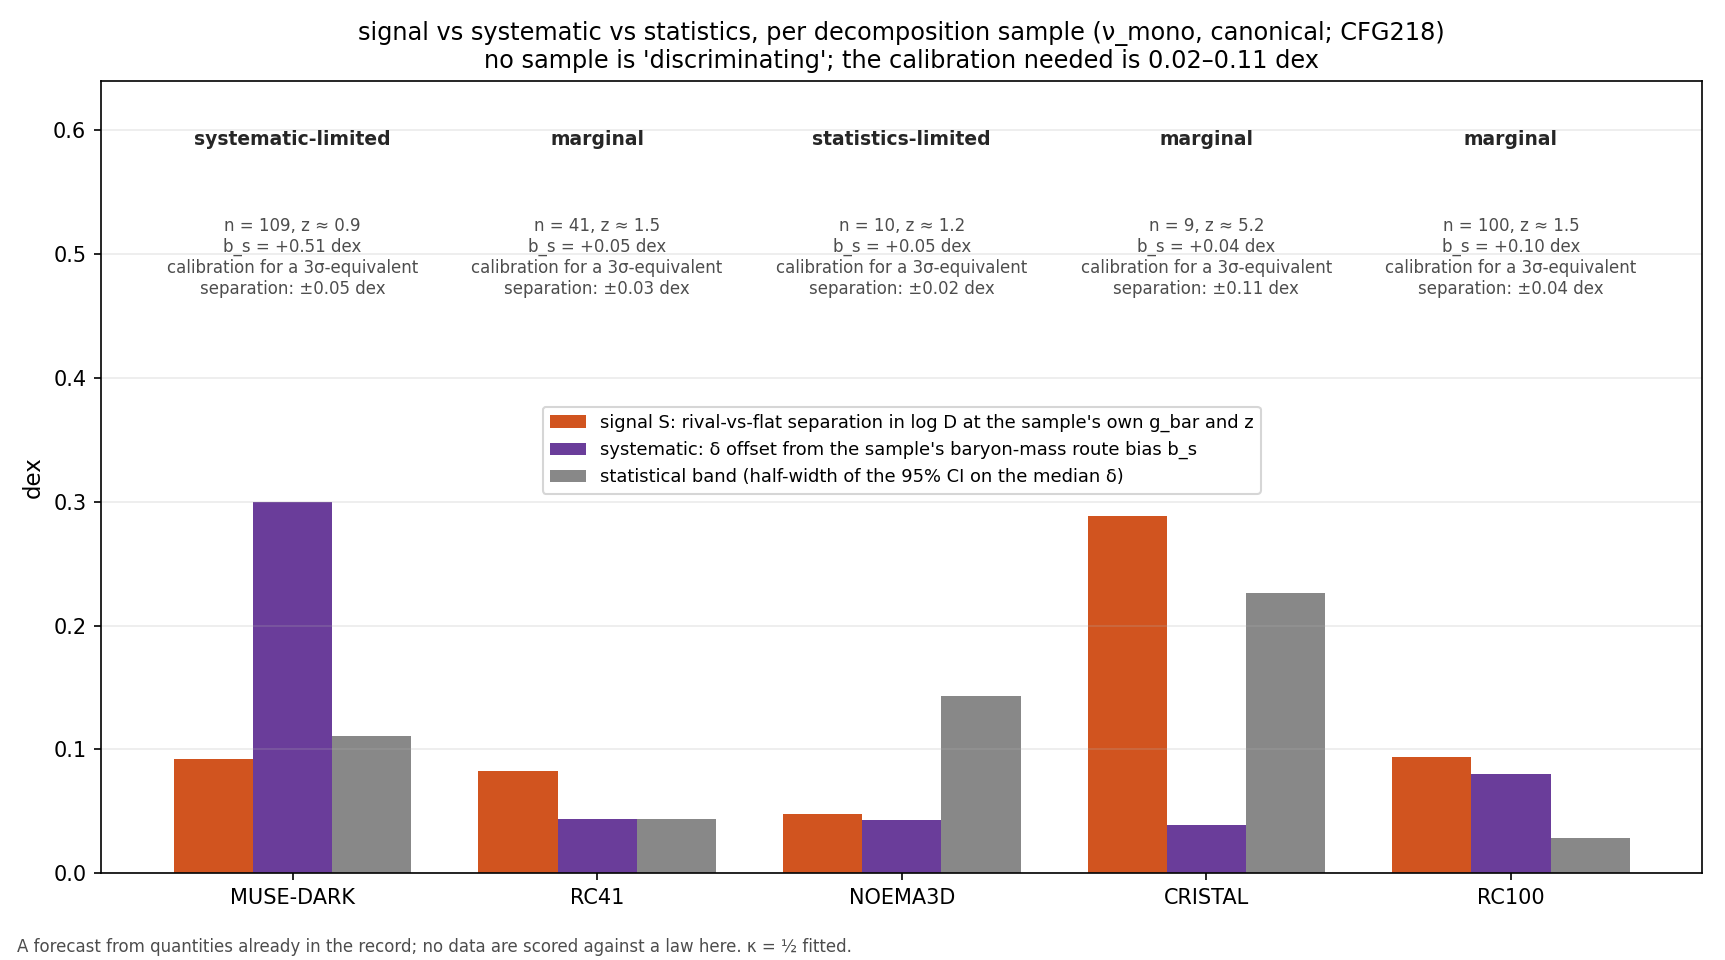

Here is the Python script that generated this plot:
#!/usr/bin/env python3
"""CFG218 -- the signal-to-systematic ladder: for each decomposition sample, the rival-vs-flat separation at its own accelerations and redshifts (signal),
the offset its baryon-mass route can produce (systematic), its statistical band, and the calibration precision needed for a 3-sigma-equivalent separation.
Frozen criteria: FROZEN_CRITERIA.md here (1a7550513), committed before any number.  kappa = 1/2 FITTED, NOT DERIVED.
A forecast built on quantities the record already holds: no data are scored against a law and no verdict is given.
Run:  python3 campaign_fresh_gravity/CFG218_signal_vs_systematic/cfg218_ladder.py        (MUTATE=1: E = 1)
"""
import os, sys, io, csv, math, json, re, contextlib
sys.dont_write_bytecode = True
import numpy as np
from scipy.optimize import brentq

LANE = os.path.dirname(os.path.abspath(__file__))
CFG = os.path.dirname(LANE)
REPO = os.path.dirname(CFG)
sys.path.insert(0, CFG)
_mut = os.environ.pop("MUTATE", None)
try:
    import CFG4_common as K
    import CFG7_common as C
finally:
    if _mut is not None:
        os.environ["MUTATE"] = _mut
MODE = (_mut or "").strip()
assert MODE in ("", "0", "1")
MUT = MODE == "1"
R = C.Report("cfg218_ladder", MUT)
P, check = R.P, R.check
P(__doc__.split("Run:")[0].strip())

G2SI = 1e6 / 3.0856775814913673e19
OM = 0.315
A0 = K.A0["canonical"]


def E(zz):
    return 1.0 if MUT else math.sqrt(OM * (1 + zz) ** 3 + 1 - OM)


def nu1(y):
    return float(K.nu_mono(np.array([y]))[0])


def gbar_of_gobs(gobs, a0):
    q = gobs / a0
    return a0 * 10 ** brentq(lambda ly: nu1(10 ** ly) * 10 ** ly - q, -80, 14, xtol=1e-14, rtol=1e-14)


# ------------------------------------------------------------------------------------------------ samples: CFG215's primary series (read-only exec) + RC100
src = open(os.path.join(CFG, "CFG215_decomposition_timeline", "cfg215_timeline.py")).read()
ns = {"__file__": os.path.join(CFG, "CFG215_decomposition_timeline", "cfg215_timeline.py"), "__name__": "cfg215"}
_e = os.environ.pop("MUTATE", None)
with contextlib.redirect_stdout(io.StringIO()):
    exec(compile(src[:src.index("# ------------------------------------------------------------------------------------------------ the two series")], "cfg215", "exec"), ns)
if _e is not None:
    os.environ["MUTATE"] = _e
SAMPLES = {"MUSE-DARK": ns["muse_ind"], "RC41": ns["rc41"], "NOEMA3D": ns["noe_ind"], "CRISTAL": ns["cri_ind"]}
rc = []
for r in csv.DictReader(open(os.path.join(REPO, "real_research", "data", "rc100_nestorshachar2023_table3.csv"), newline="")):
    z, Re, Vc, fd = (float(r[k]) for k in ("z", "Re_kpc", "Vc_Re_kms", "fDM_within_Re"))
    if 0 < fd < 1:
        g = Vc ** 2 / Re * G2SI
        rc.append(dict(z=z, gbar=(1 - fd) * g, D=1 / (1 - fd)))
SAMPLES["RC100"] = rc
J215 = json.load(open(os.path.join(CFG, "CFG215_decomposition_timeline", "cfg215_timeline_results.json")))["numbers"]
J216 = json.load(open(os.path.join(CFG, "CFG216_rc100_within_sample", "cfg216_rc100_results.json")))["numbers"]
J217 = json.load(open(os.path.join(CFG, "CFG217_rc100_attack", "cfg217_attack_results.json")))["numbers"]
BIAS = dict(J215["mock"]["bias"])
BIAS["RC100"] = -float(J217["G2"].get("median_delta_prior", -0.100)) if "median_delta_prior" in J217["G2"] else 0.100     # CFG217 G2: median Delta_prior -0.100 dex
CTX = {"MUSE-DARK": "no SED prior in the DC14 fit; independent route = SED + main-sequence H2", "RC41": "0.2-dex prior on SED + gas", "NOEMA3D": "measured CO gas",
       "CRISTAL": "1-dex prior on the fit; independent route = SED + dust gas", "RC100": "0.2-dex prior on SED + gas (b_s from the RC41 overlap)"}
STAT = {}
for s in ("MUSE-DARK", "RC41", "NOEMA3D", "CRISTAL"):
    t = J215["table"][f"primary|{s}|flat|nu_mono|canonical"]
    STAT[s] = (t["hi"] - t["lo"]) / 2
STAT["RC100"] = (J216["results"]["nu_mono|canonical|flat"]["mhi"] - J216["results"]["nu_mono|canonical|flat"]["mlo"]) / 2

# ------------------------------------------------------------------------------------------------ definitions
def signal(rows):
    return np.array([abs(math.log10(nu1(r["gbar"] / (A0 * E(r["z"]))) / nu1(r["gbar"] / A0))) for r in rows])


def Y(rows, e, cache={}):
    """|median delta_flat| when the analysis baryons are the truth x 10^e (g_obs held fixed; truth = the flat law)"""
    ds = []
    for r in rows:
        key = (id(r), "gt")
        if key not in cache:
            cache[key] = gbar_of_gobs(r["D"] * r["gbar"], A0)
        gt = cache[key]
        ga = gt * 10 ** e
        ds.append(math.log10((r["D"] * r["gbar"] / ga) / nu1(ga / A0)))
    return abs(float(np.median(ds)))


def needed(rows, S):
    """the mass error e > 0 at which Y(e) = S/3 (None if Y stays below S/3 up to 1.5 dex)"""
    if S <= 1e-12:
        return None                  # (added after the MUTATE run crashed: with E = 1 the signal is 0 and no calibration can produce a separation)
    f = lambda e: Y(rows, e) - S / 3
    if f(1.5) < 0:
        return None
    return brentq(f, 1e-6, 1.5, xtol=1e-6)


R.banner("CONTROLS")
z0rows = [dict(z=0.0, gbar=r["gbar"], D=r["D"]) for r in SAMPLES["CRISTAL"]]
c1 = float(np.max(signal(z0rows)))
check("C1 the signal is 0 at z = 0", f"max {c1:.1e}", c1 < 1e-12)
mono = all(Y(SAMPLES["CRISTAL"], e2) >= Y(SAMPLES["CRISTAL"], e1) - 1e-12 for e1, e2 in ((0.0, 0.05), (0.05, 0.1), (0.1, 0.2), (0.2, 0.4)))
check("C2 Y(0) = 0 and Y(e) is monotone in |e|", f"Y(0) = {Y(SAMPLES['CRISTAL'], 0.0):.1e}; Y(0.1) = {Y(SAMPLES['CRISTAL'], 0.1):.3f}", Y(SAMPLES["CRISTAL"], 0.0) < 1e-9 and mono)
if not MUT:
    txt = open(os.path.join(CFG, "CFG213_dysmalpy_two_sided", "cfg213_two_sided.out")).read()
    blk = txt[txt.index("Z5 (CRISTAL primary)"):]
    vals = re.findall(r"D_flat\s+([0-9.]+)\s+D_rival\s+([0-9.]+)", blk)
    printed = float(np.median([abs(math.log10(float(b) / float(a))) for a, b in vals]))
    mine = float(np.median(signal(ns["cri_fit"])))
    check("C3 CRISTAL's signal median (12 fit-route rows) reproduces the separation implied by CFG213's printed D_flat and D_rival (to their 3-decimal rounding, 2e-3)",
          f"{mine:.4f} vs {printed:.4f} from {len(vals)} printed rows", abs(mine - printed) < 2e-3)

# ------------------------------------------------------------------------------------------------ the ladder
R.banner("THE LADDER  (nu_mono, canonical; dex in log D or delta)")
P(f"  {'sample':10s} {'n':>4s} {'z':>5s} {'signal S':>9s} {'stat band':>10s} {'b_s':>7s} {'S_sys=Y(b_s)':>13s} {'e for S/3':>10s}  classification; g_bar/a0 < 3: fraction; lowest quartile S / e needed")
LAD = {}
for s, rows in SAMPLES.items():
    S_i = signal(rows)
    S = float(np.median(S_i))
    sig, b = STAT[s], BIAS[s]
    ys = Y(rows, b)
    e3 = needed(rows, S)
    if ys > S:
        cls = "systematic-limited"
    elif sig > S:
        cls = "statistics-limited"
    elif S > 3 * max(ys, sig / 1.96):
        cls = "discriminating"
    else:
        cls = "marginal"
    gq = np.array([r["gbar"] / A0 for r in rows])
    q = gq <= np.percentile(gq, 25)
    rows_q = [r for r, m in zip(rows, q) if m]
    Sq = float(np.median(signal(rows_q)))
    eq = needed(rows_q, Sq)
    LAD[s] = dict(n=len(rows), z=float(np.median([r["z"] for r in rows])), S=S, stat=sig, b=b, S_sys=ys, e_needed=e3, cls=cls, frac_lt3=float(np.mean(gq < 3)), Sq=Sq, e_q=eq)
    P(f"  {s:10s} {len(rows):4d} {LAD[s]['z']:5.2f} {S:9.3f} {sig:10.3f} {b:+7.3f} {ys:13.3f} {('%.3f' % e3) if e3 is not None else '   n/a':>10s}  {cls}; "
      f"{LAD[s]['frac_lt3']:.2f}; {Sq:.3f} / {('%.3f' % eq) if eq is not None else 'n/a'}")
for s, ctx in CTX.items():
    P(f"    {s}: {ctx}")
P("\n  RC100 differential version (cited from CFG217, not recomputed): the flat slope is exactly zero at -0.075 dex and the rival slope exactly zero at -0.25 dex of "
  "differential baryon-mass change between z 0.6 and 2.5; a 3-sigma-equivalent separation needs the differential calibration known to about +-0.06 dex.")
# POST HOC (written after the frozen numbers were seen; reported only): the sample size at which the statistical band alone would allow a 3-sigma-equivalent
# separation, n_needed = n x (sigma / (1.96 S/3))^2 (never below n), and the figure
P("\n  POST HOC (reported only): n needed for the statistical band alone to reach a 3-sigma-equivalent separation (band <= 1.96 S/3):")
for s_, v in LAD.items():
    lim = 1.96 * v["S"] / 3
    v["n_needed"] = int(math.ceil(v["n"] * max(1.0, (v["stat"] / lim) ** 2))) if lim > 1e-12 else None      # (None when the signal is 0: MUTATE, E = 1)
    P(f"    {s_:10s} now n = {v['n']:3d}, band {v['stat']:.3f} vs {lim:.3f} -> n >= {v['n_needed'] if v['n_needed'] else 'never (signal 0)'}")
R.num("ladder", LAD)
if not MUT:
    import matplotlib
    matplotlib.use("Agg")
    import matplotlib.pyplot as plt
    names = list(LAD)
    x = np.arange(len(names))
    fig, ax = plt.subplots(figsize=(11.5, 6.4))
    w = 0.26
    ax.bar(x - w, [LAD[n]["S"] for n in names], w, color="#d1541f", label="signal S: rival-vs-flat separation in log D at the sample's own g_bar and z")
    ax.bar(x, [max(LAD[n]["S_sys"], 1e-3) for n in names], w, color="#6a3d9a", label="systematic: δ offset from the sample's baryon-mass route bias b_s")
    ax.bar(x + w, [LAD[n]["stat"] for n in names], w, color="#888888", label="statistical band (half-width of the 95% CI on the median δ)")
    for i, n in enumerate(names):
        ax.text(i, 0.6, LAD[n]["cls"], ha="center", va="top", fontsize=9, color="0.15", fontweight="bold")
        ax.text(i, 0.53, f"n = {LAD[n]['n']}, z ≈ {LAD[n]['z']:.1f}\nb_s = {LAD[n]['b']:+.2f} dex\ncalibration for a 3σ-equivalent\nseparation: ±{LAD[n]['e_needed']:.2f} dex" if LAD[n]["e_needed"] else f"n = {LAD[n]['n']}", ha="center", va="top", fontsize=8, color="0.3")
    ax.set_xticks(x); ax.set_xticklabels(names, fontsize=10)
    ax.set_ylim(0, 0.64); ax.set_ylabel("dex", fontsize=11)
    ax.set_title("signal vs systematic vs statistics, per decomposition sample (ν_mono, canonical; CFG218)\nno sample is 'discriminating'; the calibration needed is 0.02–0.11 dex", fontsize=11.5)
    ax.legend(fontsize=8.6, loc="upper center", bbox_to_anchor=(0.5, 0.60))
    ax.grid(alpha=0.25, axis="y")
    fig.text(0.01, 0.008, "A forecast from quantities already in the record; no data are scored against a law here. κ = ½ fitted.", fontsize=8, color="0.3")
    plt.tight_layout(rect=(0, 0.03, 1, 1))
    plt.savefig(os.path.join(LANE, "cfg218_ladder.png"), dpi=150)
    P("  wrote cfg218_ladder.png")
if MUT:
    R.banner("MUTATE RESPONSE")
    smax = max(v["S"] for v in LAD.values())
    nodisc = all(v["cls"] != "discriminating" for v in LAD.values())
    check("MUTATE: with E = 1 every signal is 0 and no sample is classified 'discriminating'", f"max signal {smax:.1e}; classes {[v['cls'] for v in LAD.values()]}", smax < 1e-12 and nodisc)
R.write(here=LANE)
